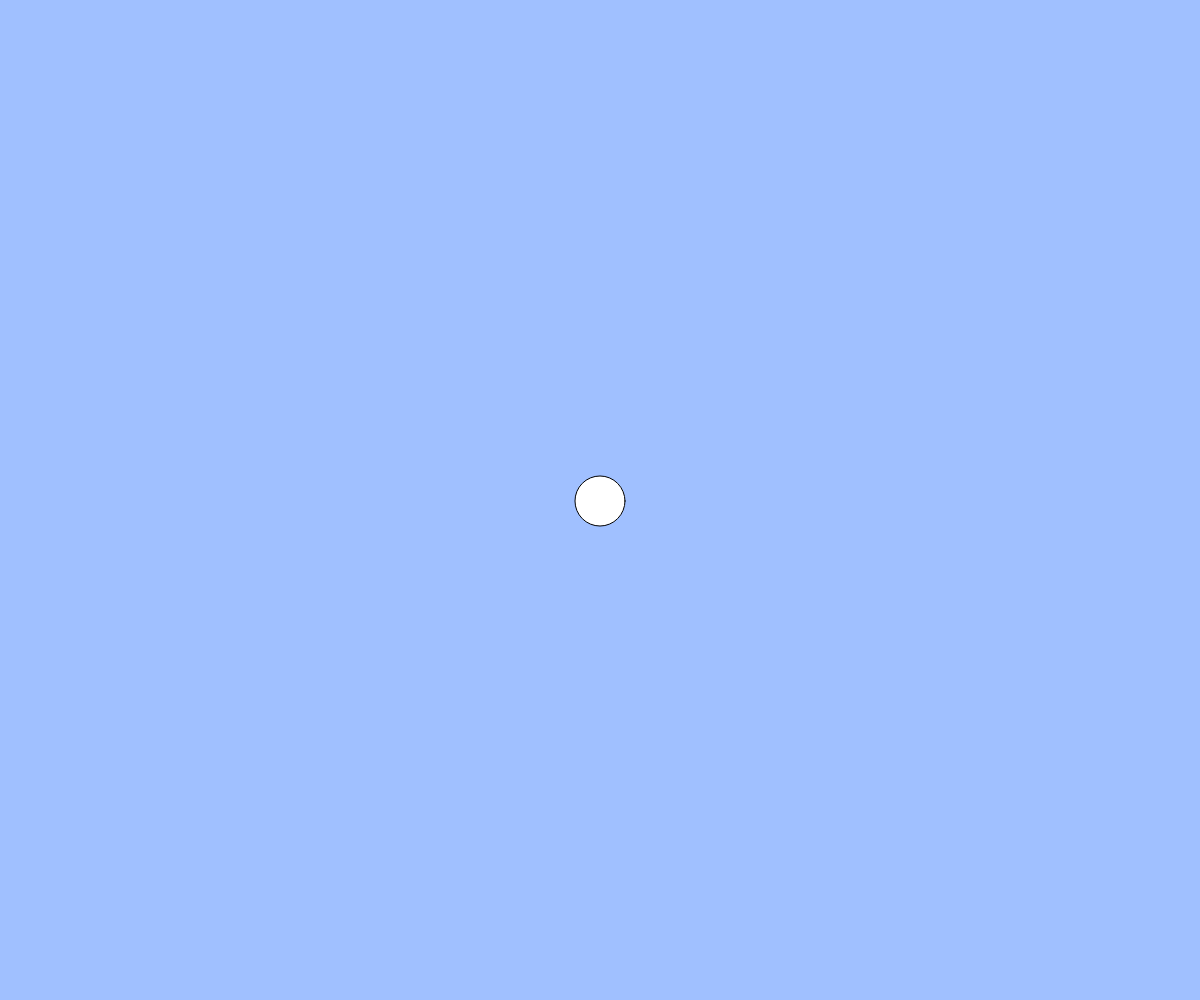
Frame 1 (no input)
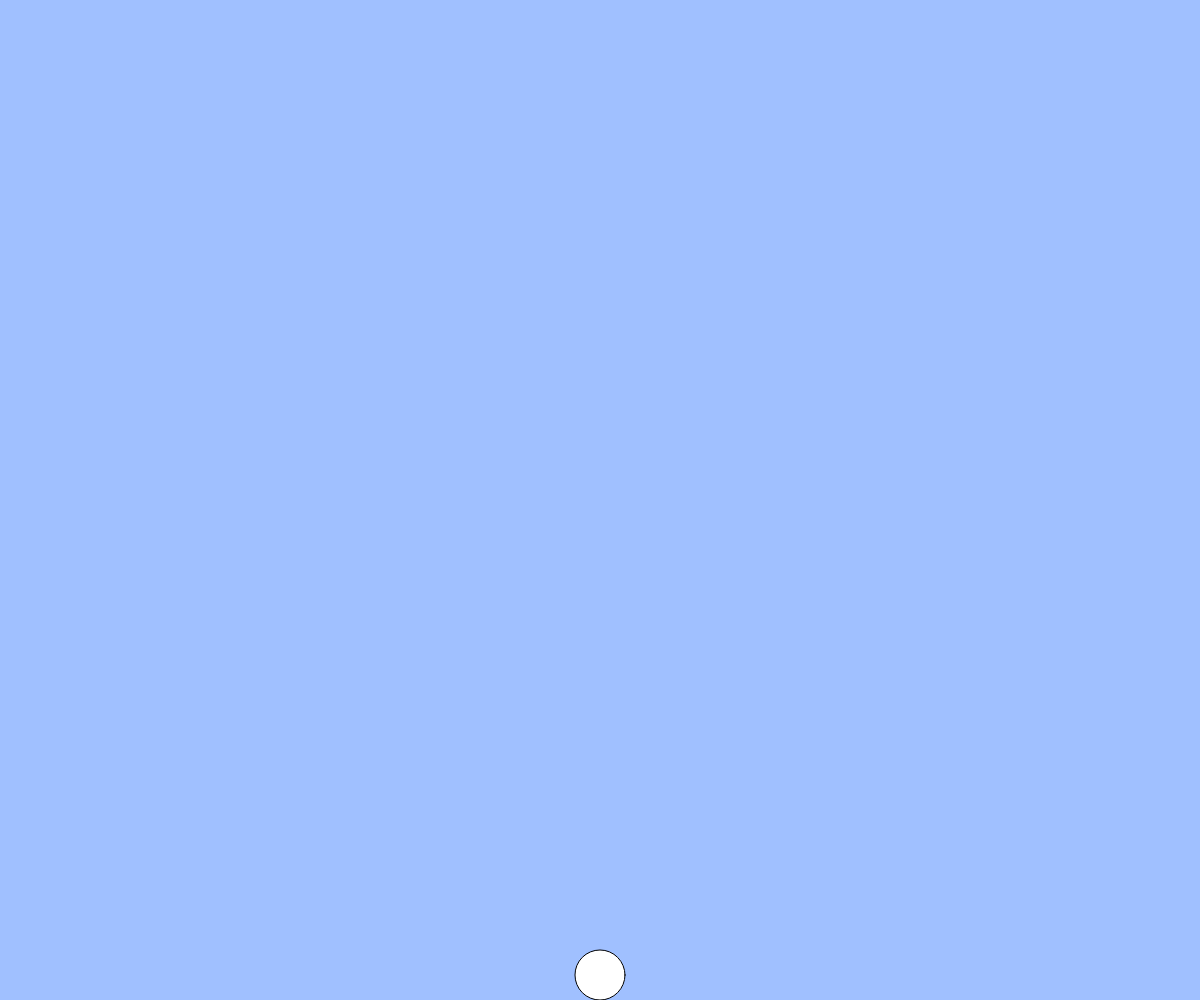
Frame 60 (no input)
Frame 120 (the mouse pressed at the canvas centre since frame 60): identical to frame 60, image omitted

The p5.js sketch that drew these frames (run headless with seeded random() and noise() and a simulated clock; from frame 60 on, the mouse is pressed at the canvas centre):

// p5.js sketch
// ── sketch.js
// テキスト「キーボード操作に反応する」
let x, y;
let jumpSpeed = 15;      // ジャンプの速度
let gravity = 1;         // 重力の加速度
let velocity = 0;        // 垂直方向の速度

function setup(){
  createCanvas(windowWidth, windowHeight);
  x = width / 2;
  y = height / 2;
}

function draw(){
  background(160, 192, 255);
 
   if(keyIsDown(32)){       // スペースキーが押されたときジャンプ
    if(y === height - 25){
        velocity = jumpSpeed;
        y -= velocity*20    ; }}
    else {
      if(y >= height - 25) { 
    y = height - 25;     // 地面に固定
    velocity = 0;        // 地面での垂直方向の速度をリセット
     } else {
    velocity += gravity; // 空中では重力を適用
    y += velocity;   }}// 垂直方向の位置を更新

  ellipse(x, y, 50);{
  if(keyIsDown(LEFT_ARROW)){ x -= 5; }
  if(keyIsDown(RIGHT_ARROW)){ x += 5; }
  if(keyIsDown(UP_ARROW)){ y -= 5; }
  if(keyIsDown(DOWN_ARROW)){ y += 5; }
  if(keyIsDown("A".charCodeAt(0))){ x+= 10; }
  if(keyIsDown("B".charCodeAt(0))){ x-= 10; }
  }
  x = constrain(x, 0, width);
  y = constrain(y, 0, height - 25);
}

// イベントハンドラを使用するパターン
// function keyPressed(){
//   if(keyCode == LEFT_ARROW){ x -= 5; }
//   else if(keyCode == RIGHT_ARROW){ x+= 5; }
//   else if(keyCode == DOWN_ARROW){ y += 5; }
//   else if(keyCode == UP_ARROW){ y -= 5; }
//   else if(key == "A"){ x += 10; }
// }


function windowResized(){
  resizeCanvas(windowWidth, windowHeight); 
}


 
